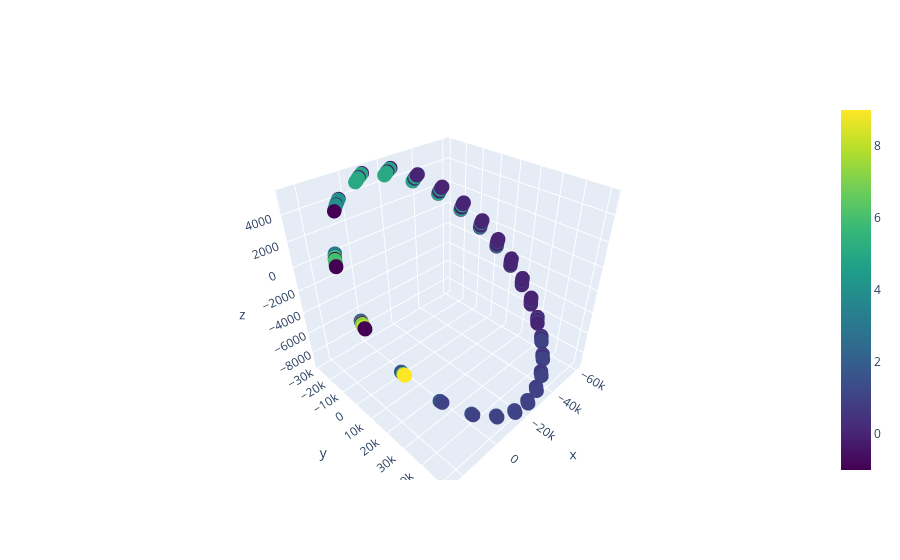

Notebook code for this chart:
### Code cell
fig1 = go.Scatter3d(x=x,
                    y=y,
                    z=z,
                    mode='markers',
                    marker=dict(
                        size=5,
                        color=labels,  # set color equal to a variable
                        colorscale='Viridis',  # one of plotly colorscales
                        showscale=True
                    ),
                    name='Real')
fig = go.Figure(data = [fig1])
fig.show()

### Figure 1 — Plotly figure (JSON) as saved in the notebook; plotly's stock layout.template omitted (floating-point values rounded to 4 significant figures; data arrays with more than 128 entries replaced by an {"elided": "..."} marker saying what was removed)
{"data": [{"marker": {"color": {"elided": "701 int values"}, "colorscale": [[0, "#440154"], [0.1111, "#482878"], [0.2222, "#3e4989"], [0.3333, "#31688e"], [0.4444, "#26828e"], [0.5556, "#1f9e89"], [0.6667, "#35b779"], [0.7778, "#6ece58"], [0.8889, "#b5de2b"], [1, "#fde725"]], "showscale": true, "size": 5}, "mode": "markers", "name": "Real", "type": "scatter3d", "x": {"elided": "701 float values"}, "y": {"elided": "701 float values"}, "z": {"elided": "701 float values"}}], "layout": {}}
